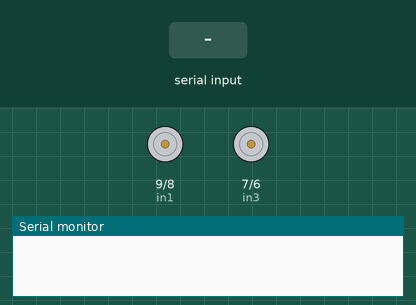
Recording of a sketch running on a simulated Arduino Uno, built with avr-gcc and run on an emulated ATmega328P. On the bench: motor-driver pin pairs drawn as motors (green arrow = first pin HIGH = forward, orange = second pin HIGH = backward, longer = more drive, scaled by the enable pin), the last lines printed to the serial monitor. The inputs (shaded band) are chosen by the test bench.

Above: at 1.2 s.
1.3 s: "W" received over Serial
At 2.5 s:
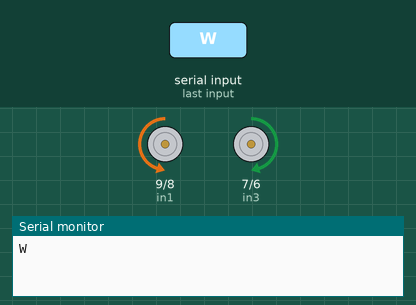
2.8 s: "D" received over Serial
At 3.7 s:
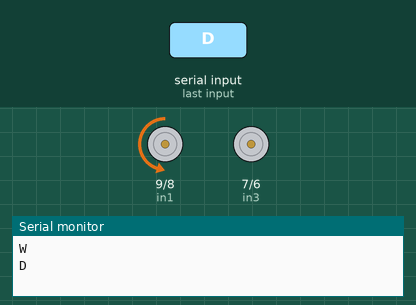
4.3 s: "A" received over Serial
At 4.8 s:
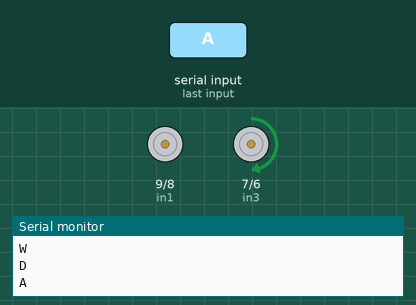
5.8 s: "S" received over Serial
At 7.2 s:
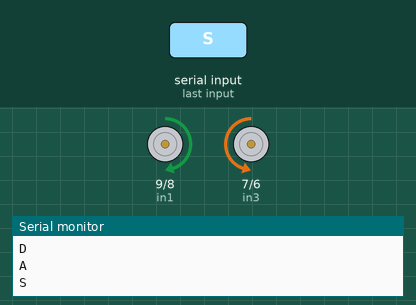
Timing chart, 0 to 8.3 s (numbered marks = the images above; inputs shaded):
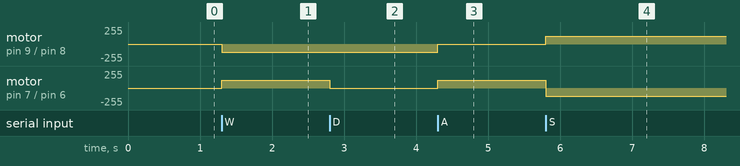

The sketch:

05_BluetoothRC.ino
```cpp
char incomingByte; // variable to receive data from the serial port
int speedValue=120;

// MOTOR PIN ASSIGNMENTS
// Left motor
int enA = 10;  //Remove jumper and plug to outer pin of ENA
int in1 = 9;
int in2 = 8;

// Right motor
int in3 = 7;
int in4 = 6;
int enB = 5;  //Remove jumper and plug to outer pin of ENB


void setup()
{
  Serial.begin(9600); // start serial communication at 9600 bps

  // Make motor as output
  pinMode(enA,OUTPUT);
  pinMode(in1,OUTPUT);
  pinMode(in2,OUTPUT);
  pinMode(in3,OUTPUT);
  pinMode(in4,OUTPUT);
  pinMode(enB,OUTPUT);

}

void loop()
{
  if(Serial.available()>0)  // if data is available to read
  {
    incomingByte = Serial.read(); //read it and store it in 'incomingByte'


    // Move according to BT status

    switch (incomingByte)
    {
      case 'W':
        moveForward();
        Serial.println(incomingByte);
        break;
      case 'D':
        moveRight();
        Serial.println(incomingByte);
        break;
      case 'A':
        moveLeft();
        Serial.println(incomingByte);
        break;
      case 'S':
        moveBack();
        Serial.println(incomingByte);
        break;


/*
  if (incomingByte=='W')
    moveForward();
    Serial.println(incomingByte);
  if (incomingByte=='D')
    moveRight();
    Serial.println(incomingByte);
  if (incomingByte=='A')
    moveLeft();
    Serial.println(incomingByte);
  if (incomingByte=='S')
    moveBack();
    Serial.println(incomingByte);
*/
    }
  }
}

void moveForward(void)
{
  digitalWrite(in3,HIGH);
  digitalWrite(in4,LOW);
  analogWrite(enB,speedValue);
  digitalWrite(in2,HIGH);
  digitalWrite(in1,LOW);
  analogWrite(enA,speedValue);
}

void moveRight(void)
{
  digitalWrite(in3,HIGH);
  digitalWrite(in4,LOW);
  analogWrite(enB,0);
  digitalWrite(in2,HIGH);
  digitalWrite(in1,LOW);
  analogWrite(enA,speedValue);
}

void moveLeft(void)
{
  digitalWrite(in3,HIGH);
  digitalWrite(in4,LOW);
  analogWrite(enB,speedValue);
  digitalWrite(in2,HIGH);
  digitalWrite(in1,LOW);
  analogWrite(enA,0);
}

void sharpRight(void)
{
  digitalWrite(in3,LOW);
  digitalWrite(in4,HIGH);
  analogWrite(enB,speedValue);
  digitalWrite(in2,HIGH);
  digitalWrite(in1,LOW);
  analogWrite(enA,speedValue);
}

void sharpLeft(void)
{
  digitalWrite(in3,HIGH);
  digitalWrite(in4,LOW);
  analogWrite(enB,speedValue);
  digitalWrite(in2,LOW);
  digitalWrite(in1,HIGH);
  analogWrite(enA,speedValue);
}


void moveBack(void)
{
  digitalWrite(in3,LOW);
  digitalWrite(in4,HIGH);
  analogWrite(enB,speedValue);
  digitalWrite(in2,LOW);
  digitalWrite(in1,HIGH);
  analogWrite(enA,speedValue);
}

void moveStop(void)
{
  digitalWrite(in1,LOW);
  digitalWrite(in2,LOW);
  digitalWrite(in3,LOW);
  digitalWrite(in4,LOW);
}
```

Measured:
- after the input at 1.3 s, motor on pin 9 (in1) / pin 8 (in2): stopped → backward 120/255 at once; motor on pin 7 (in3) / pin 6 (in4): stopped → forward 120/255 at once
- after the input at 2.8 s, motor on pin 7 (in3) / pin 6 (in4): forward 120/255 → stopped at once
- after the input at 4.3 s, motor on pin 9 (in1) / pin 8 (in2): backward 120/255 → stopped at once; motor on pin 7 (in3) / pin 6 (in4): stopped → forward 120/255 at once
- after the input at 5.8 s, motor on pin 9 (in1) / pin 8 (in2): stopped → forward 120/255 at once; motor on pin 7 (in3) / pin 6 (in4): forward 120/255 → backward 120/255 at once
